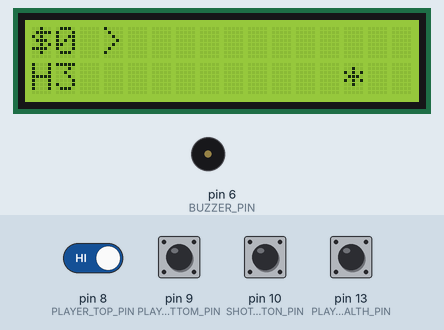
Bench run of a sketch on a simulated Arduino Uno, built with avr-gcc and run on an emulated ATmega328P. Shown: 16×2 character LCD, buzzer (waves = sounding). Inputs (shaded band) come from the test bench; at power-on: pin 8 (PLAYER_TOP_PIN), pin 9 (PLAYER_BOTTOM_PIN), pin 10 (SHOT_BUTTON_PIN), pin 13 (PLAYER_HEALTH_PIN) HIGH.

Above: at 4.7 s.
4.8 s: pin 8 (PLAYER_TOP_PIN) driven LOW
At 4.91 s:
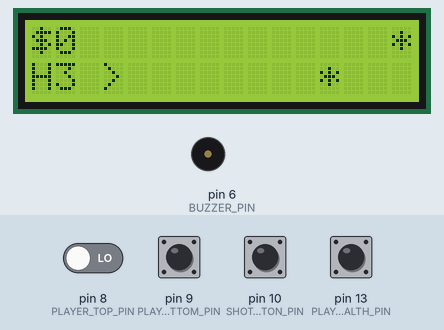
6.5 s: pin 9 (PLAYER_BOTTOM_PIN) pulled LOW for 1 s
At 7.33 s:
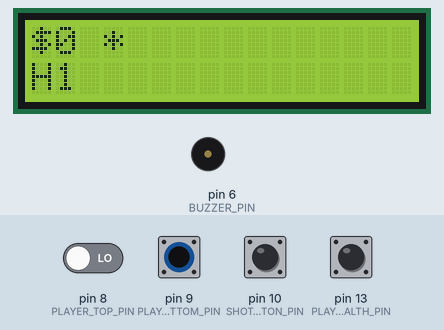
At 11.3 s:
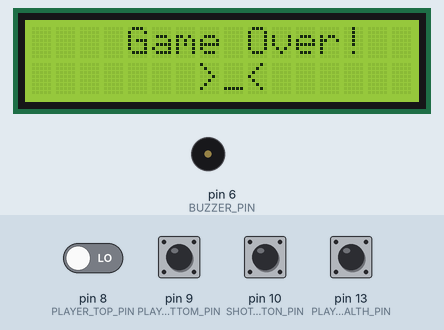
Timing chart, 0 to 12.8 s (numbered marks = the images above; inputs shaded):
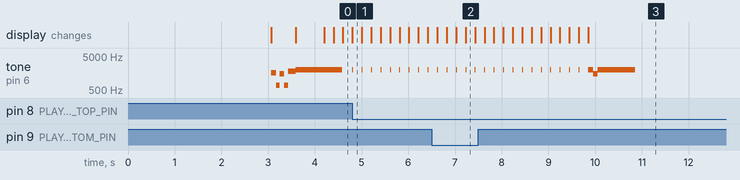

The sketch:

arkanoid.ino
```cpp
#include <LiquidCrystal.h>

LiquidCrystal lcd(12, 11, 5, 4, 3, 2);

const byte SHOT_BUTTON_PIN = 10;
const byte BUZZER_PIN = 6;

const byte PLAYER_HEALTH_PIN = 13;
const byte PLAYER_TOP_PIN = 8;
const byte PLAYER_BOTTOM_PIN = 9;

// Размеры экрана.
const byte horizontal = 16;
const byte vertical = 2;

const byte cycleTime = 200;

// 0 - Вверху, 1 - Внизу.
byte playerVertical = 0;
byte score = 0;
byte health = 3;

const byte shotCost = 1;
const byte healthCost = 5;

// 0 - значение инвертируется на выводе.
// Верхний.
byte enemyPosition0 = 0;
// Нижний.
byte enemyPosition1 = 0;

// Начальные позиции врагов. Смещены, чтобы не следовали в один ряд с первого прохода.
const byte enemyShift0 = 19;
const byte enemyShift1 = 16;

// Нужно сохранять разницу: enemyCursorShift == enemyDrawShift + 1.
const byte enemyCursorShift = 3;
const byte enemyDrawShift = 2;

void setup()
{
  // Serial.begin(9600);
  // Serial.print("message");

  screenSetup();
  setupStatusBar();

  // Приветственная мелодия.
  tone(BUZZER_PIN, 1600, 800);
  delay(100);
  tone(BUZZER_PIN, 700, 600);
  delay(80);
  tone(BUZZER_PIN, 1500, 1000);
  delay(100);
  tone(BUZZER_PIN, 700, 600);
  delay(80);
  tone(BUZZER_PIN, 1800, 700);
  delay(60);
  tone(BUZZER_PIN, 1800, 700);
  delay(100);
  tone(BUZZER_PIN, 2000, 1000);
}

void screenSetup()
{
  lcd.begin(horizontal, vertical);

  lcd.setCursor(5, 0);
  lcd.print("Hi man!");

  lcd.setCursor(1, 1);
  lcd.print("I am ARKANOID!");

  delay(3000);

  lcd.clear();
}

void setupStatusBar()
{
  // Вывод строки с набранными баллами.
  lcd.setCursor(0, 0);
  lcd.print("$");
  setScore();

  // Вывод строки с количеством здоровья.
  lcd.setCursor(0, 1);
  lcd.print("H");
  setHealth();
}

void loop()
{
  hasIntersection();

  playerShot();
  playerBuyHealth();
  playerMove();

  clearEnemies();
  drawEnemy("*");
  enemyMove();
}

void setScore()
{
  lcd.setCursor(1, 0);
  lcd.print(score);
}

void setHealth()
{
  lcd.setCursor(1, 1);
  lcd.print(health);
}

void hasIntersection()
{
  // Будет равен -1, когда достигнет возможного расположения игрока.
  if (enemyPosition0 - enemyShift0 == -1)
  {
    intersection(0);
  }
  else if (enemyPosition1 - enemyShift1 == -1)
  {
    intersection(1);
  }
}

void intersection(byte position)
{
  if (playerVertical == position)
  {
    changeHealth(-1);

    if (health == 0)
    {
      gameOver();
    }
  }
  else
  {
    changeScore(+1);
  }
}

void changeHealth(byte num)
{
  health += num;

  // Защита от переполнения.
  if (health >= 99)
  {
    health = 0;
  }

  setHealth();
  tone(BUZZER_PIN, 1000, 100);
}

void changeScore(byte num)
{
  score += num;

  // Защита от переполнения.
  if (score >= 99)
  {
    score = 0;
  }

  setScore();
}

// Перезапуск через кнопку сброса на плате.
void gameOver()
{
  lcd.clear();
  lcd.setCursor(4, 0);
  lcd.print("Game Over!");
  lcd.setCursor(7, 1);
  lcd.print(">_<");

  tone(BUZZER_PIN, 2000, 800);
  delay(100);
  tone(BUZZER_PIN, 1500, 1000);
  delay(100);
  tone(BUZZER_PIN, 2000, 800);

  delay(99999999999);
}

void playerShot()
{
  bool keyUp = digitalRead(SHOT_BUTTON_PIN);

  if (!keyUp && score >= shotCost)
  {
    changeScore(-shotCost);

    if (playerVertical == 0)
    {
      enemyPosition0 = 0;
    }
    else if (playerVertical == 1)
    {
      enemyPosition1 = 0;
    }

    // Первые 4 ячейки служебные.
    // Блокирующий. Scheduler - не работает с UNO. Но оно того стоит. Прерывания??? \oO/
    for (byte i = 4; i < horizontal; i++)
    {
      tone(BUZZER_PIN, 6000, 50);

      lcd.setCursor(i, playerVertical);
      lcd.print("-");
      delay(100);
      lcd.setCursor(i, playerVertical);
      lcd.print(" ");
    }
  }
}

void playerBuyHealth()
{
  bool healthKeyUp = digitalRead(PLAYER_HEALTH_PIN);

  if (!healthKeyUp && score >= healthCost)
  {
    changeScore(-healthCost);
    changeHealth(+1);

    tone(BUZZER_PIN, 3500, 20);
  }
}

void playerMove()
{
  bool topKeyUp = digitalRead(PLAYER_TOP_PIN);
  bool bottomKeyUp = digitalRead(PLAYER_BOTTOM_PIN);

  if (!topKeyUp)
  {
    setPlayerPosition(1);
  }

  if (!bottomKeyUp)
  {
    setPlayerPosition(0);
  }

  clearPlayer();
  drawPlayer();
}

void setPlayerPosition(byte position)
{
  playerVertical = position;
  tone(BUZZER_PIN, 2000, 20);
}

void clearPlayer()
{
  for (byte i = 0; i < 2; i++)
  {
    lcd.setCursor(3, i);
    lcd.print(" ");
  }
}

void drawPlayer()
{
  lcd.setCursor(3, playerVertical);
  lcd.print(">");
}

// Очищает текущие ячейки, рисует в следующих.
void clearEnemies()
{
  clearEnemy0();
  clearEnemy1();
}

void clearEnemy0()
{
  lcd.setCursor(enemyShift0 + enemyCursorShift - enemyPosition0, 0);
  lcd.print(" ");
}

void clearEnemy1()
{
  lcd.setCursor(enemyShift1 + enemyCursorShift - enemyPosition1, 1);
  lcd.print(" ");
}

void drawEnemy(String ch)
{
  lcd.setCursor(enemyShift0 + enemyDrawShift - enemyPosition0, 0);
  lcd.print(ch);

  lcd.setCursor(enemyShift1 + enemyDrawShift - enemyPosition1, 1);
  lcd.print(ch);
}

void enemyMove()
{
  delay(cycleTime);

  enemyPosition0 = (enemyPosition0 + 1) % enemyShift0;
  enemyPosition1 = (enemyPosition1 + 1) % enemyShift1;
}
```

Measured:
- after the input at 4.8 s, tone on pin 6 (BUZZER_PIN): alternates 2000 Hz for 0.02 s and silent for 0.18 s, starting at once; the display: changes at once (image 1)
- after the input at 6.5 s, the display: first changes after 0.12 s (image 2 shows a later state)
- by itself, tone on pin 6 (BUZZER_PIN): plays 1600 Hz for 0.10 s, 700 Hz for 0.08 s, 1500 Hz for 0.10 s, 700 Hz for 0.08 s, 1800 Hz for 0.16 s, 2000 Hz for 1.0 s
